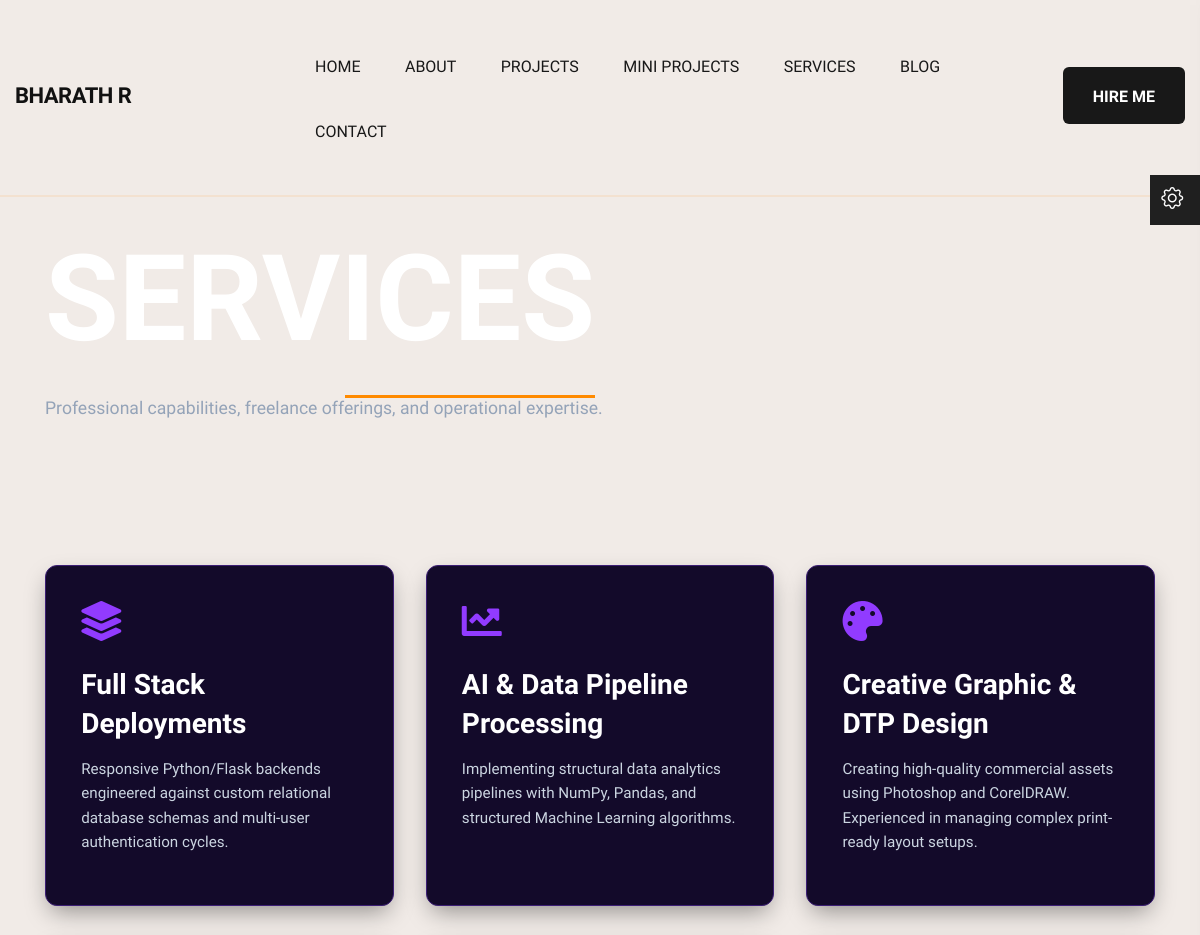
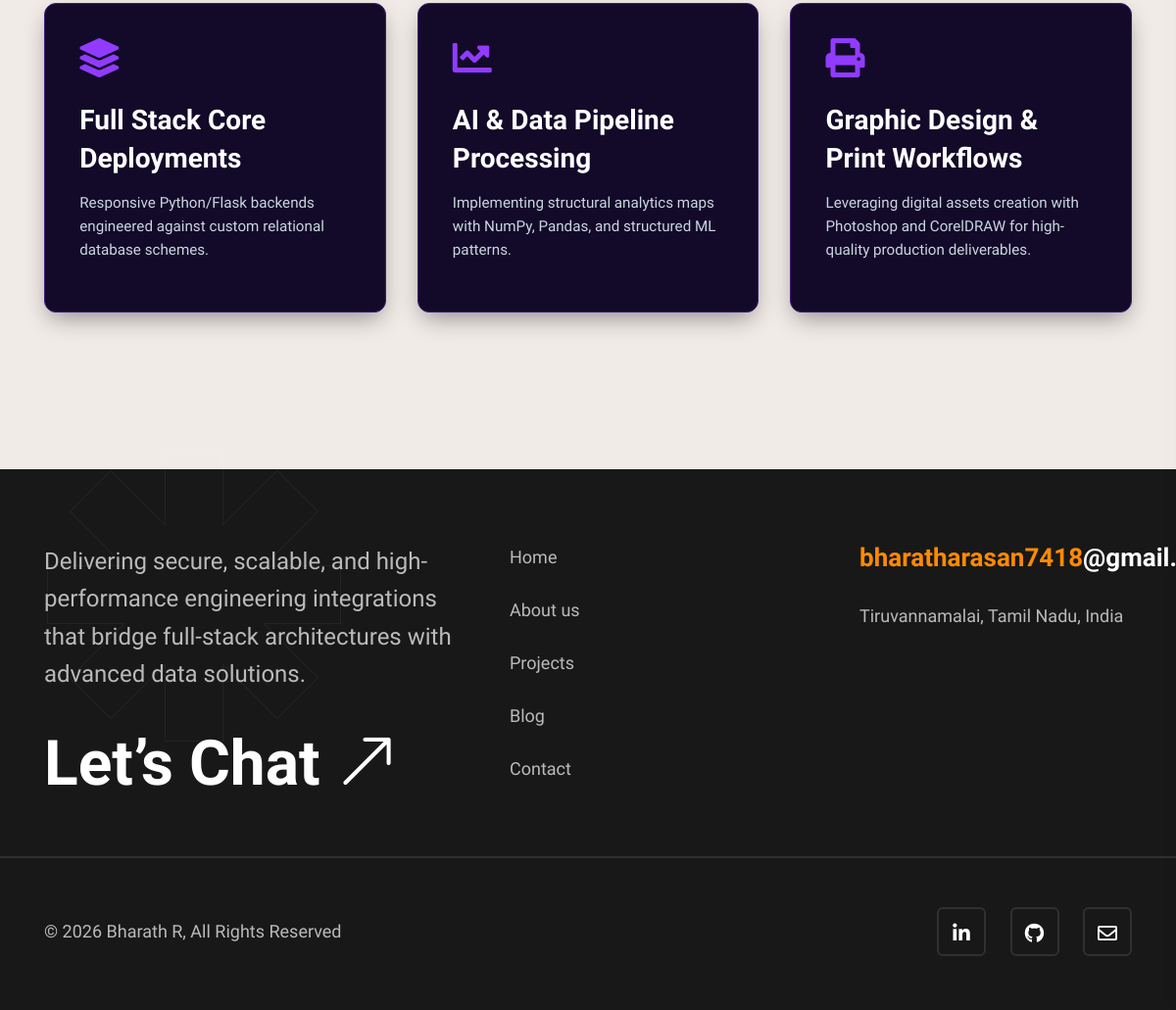
/services, run on the app's committed database (2 pictures, top to bottom).
### app.py (models this page shows)
class Service(db.Model):
    id = db.Column(db.Integer, primary_key=True)
    title = db.Column(db.String(100), nullable=False)
    description = db.Column(db.Text, nullable=False)
    icon = db.Column(db.String(50), nullable=False, default='code')

### app.py (the view)
@app.route('/services')
def services():
    all_services = Service.query.all()
    return render_template('services.html', services=all_services)

### templates/services.html
{% extends 'base.html' %}
{% block content %}
<div class="page-title-area pt-215 pb-30">
    <div class="container">
        <div class="row align-items-center">
            <div class="col-lg-9">
                <div class="page-title-wrapper text-lg-start text-center mb-40">
                    <h2 class="page-title mb-10" style="color: white;">Services</h2>
                    <p style="color: #94a3b8; font-size: 1.1rem;">Professional capabilities, freelance offerings, and operational expertise.</p>
                </div>
            </div>
        </div>
    </div>
</div>
<section class="services-details pt-40 pb-160">
    <div class="container">
        <div class="grid">
            <div class="card">
                <i class="fas fa-layer-group" style="font-size:2.5rem; color:#913BFF;"></i>
                <h3 style="margin-top:1.5rem; color: white;">Full Stack Deployments</h3>
                <p style="color:#cbd5e1;">Responsive Python/Flask backends engineered against custom relational database schemas and multi-user authentication cycles.</p>
            </div>
            <div class="card">
                <i class="fas fa-chart-line" style="font-size:2.5rem; color:#913BFF;"></i>
                <h3 style="margin-top:1.5rem; color: white;">AI & Data Pipeline Processing</h3>
                <p style="color:#cbd5e1;">Implementing structural data analytics pipelines with NumPy, Pandas, and structured Machine Learning algorithms.</p>
            </div>
            <div class="card">
                <i class="fas fa-palette" style="font-size:2.5rem; color:#913BFF;"></i>
                <h3 style="margin-top:1.5rem; color: white;">Creative Graphic & DTP Design</h3>
                <p style="color:#cbd5e1;">Creating high-quality commercial assets using Photoshop and CorelDRAW. Experienced in managing complex print-ready layout setups.</p>
            </div>
            {% for service in services %}
            <div class="card">
                <i class="fas fa-{{ service.icon }}" style="font-size:2.5rem; color:#913BFF;"></i>
                <h3 style="margin-top:1.5rem; color: white;">{{ service.title }}</h3>
                <p style="color:#cbd5e1;">{{ service.description }}</p>
            </div>
            {% endfor %}
        </div>
    </div>
</section>
{% endblock %}

### static/css/spacing.css (style rules this page uses)
.mb-10 { margin-bottom: 10px; }
.mb-40 { margin-bottom: 40px; }
.pt-40 { padding-top: 40px; }
.pt-215 { padding-top: 215px; }
.pb-30 { padding-bottom: 30px; }
.pb-160 { padding-bottom: 160px; }

### templates/base.html (style rules this page uses)
:root { --accent-cyan: #913BFF; --text-muted: #94a3b8; --card-dark: #120c24; }
.grid { display: grid; grid-template-columns: repeat(auto-fit, minmax(300px, 1fr)); gap: 2rem; margin-top: 2rem; }
.card { background: #130a2a; border: 1px solid #3c1e75; padding: 2.2rem; border-radius: 12px; box-shadow: 0 10px 25px -5px rgba(0, 0, 0, 0.4); transition: transform 0.3s ease, border-color 0.3s ease, box-shadow 0.3s ease; }
.card h3, .card h4 { color: #ffffff; font-weight: 650; margin-bottom: 0.85rem; }
.card p { font-size: 0.95rem; line-height: 1.6; }

### data on the page
Service: title "Full Stack Core Deployments", description "Responsive Python/Flask backends engineered against custom relational database schemes."
Service: title "AI & Data Pipeline Processing", description "Implementing structural analytics maps with NumPy, Pandas, and structured ML patterns."
Service: title "Graphic Design & Print Workflows", description "Leveraging digital assets creation with Photoshop and CorelDRAW for high-quality production deliverables."
